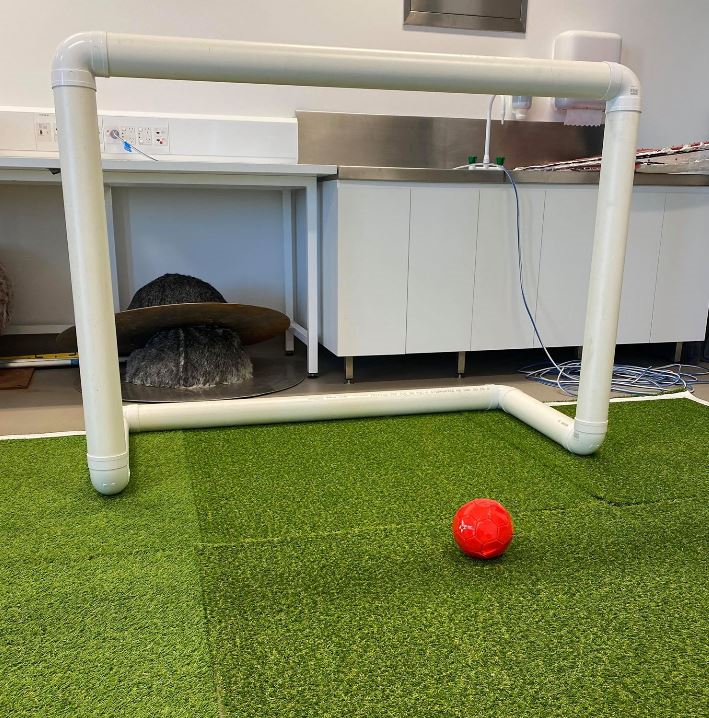
#> input picture red3.png, 709 x 718 px, found by its file name
$ python main.py
#> lines starting #> are read from the running program, lines starting #| are printed output that depends on the picture; after the words box and inside, x2 and y2 are one past the last pixel; in counts of white or black regions, pixels touching at a corner belong together
"""
This program is used to apply Hough Transform on various images
to fine-tune the parameters of the Hough Circle Function.
Best parameters for test_gray: minDist=1000, param1=1, param2=1
Best parameter for red3: minDist=1, param1=50, param2=18
Best parameters to fit any image: minDist=1000, param1=1, param2=1 (accuracy decreases)
"""

# import the necessary packages
import cv2
import numpy as np

# define the lower and upper boundaries of the "red"
lower = (0, 100, 80)
upper = (10, 255, 255)

# read the file
original_img = cv2.imread('red3.png')
#> original_img is the input picture: shape (718, 709, 3); mean B, G, R 101.1, 137, 132.4
cv2.imshow('Inputted Image', original_img)

# blur and convert to HSV
blur = cv2.GaussianBlur(original_img, (11, 11), 0)
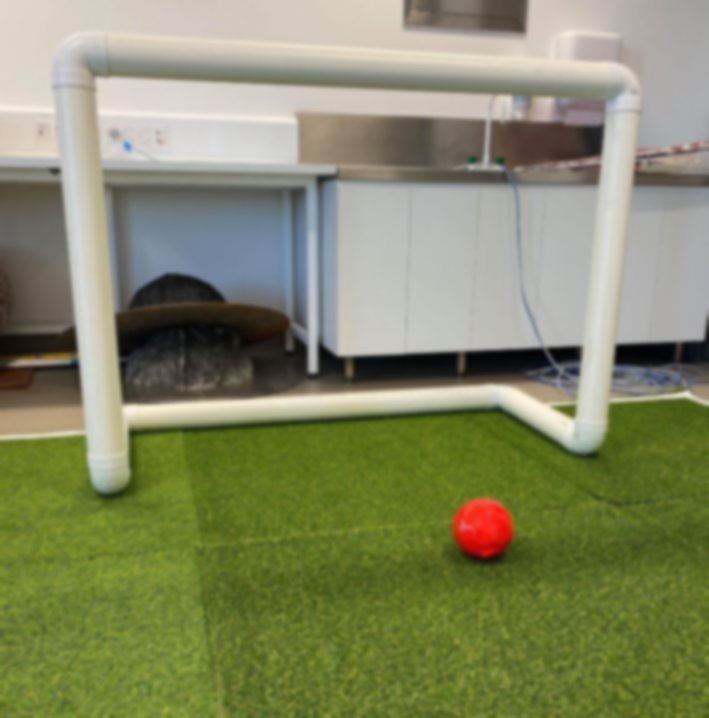
#> blur: shape (718, 709, 3); mean B, G, R 101.1, 137, 132.4
hsv = cv2.cvtColor(blur, cv2.COLOR_BGR2HSV)
#> hsv: shape (718, 709, 3); mean H, S, V 38, 89.6, 141.6

# construct a mask for colour, perform erosion & dilation
mask = cv2.inRange(hsv, lower, upper)
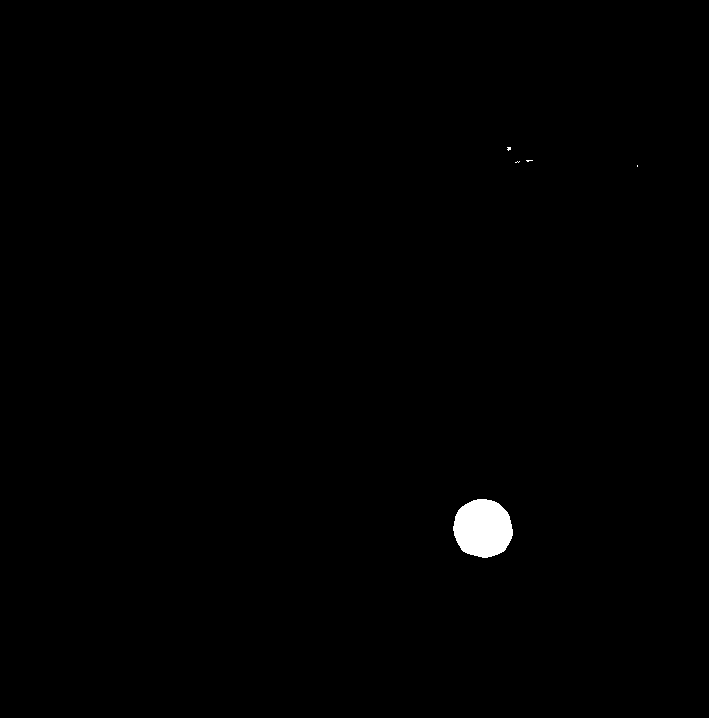
#> mask: shape (718, 709); 0.55% white; 5 white regions (4 under 20 px), largest, box (x1, y1, x2, y2) and area: (453, 499, 513, 558) 2761
mask = cv2.erode(mask, None, iterations=2)
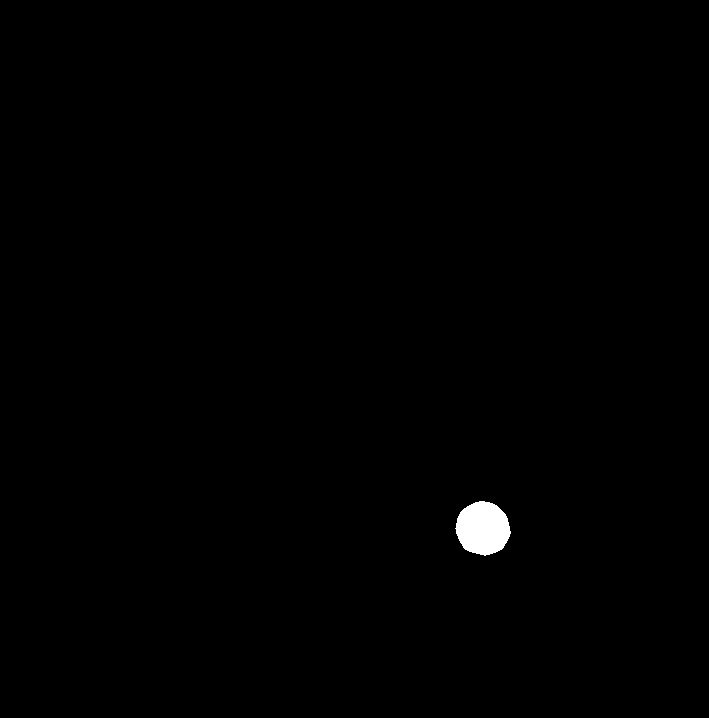
#> mask: shape (718, 709); 0.45% white; 1 white region, box (x1, y1, x2, y2) and area: (455, 501, 511, 556) 2301
mask = cv2.dilate(mask, None, iterations=2)
#> mask: shape (718, 709); 0.54% white; 1 white region, box (x1, y1, x2, y2) and area: (453, 499, 513, 558) 2761
cv2.imshow('mask', mask)

# Perform Hough Transform
circles = cv2.HoughCircles(mask, cv2.HOUGH_GRADIENT, dp= 1, minDist=1000,
                           param1=1, param2=1, minRadius=0, maxRadius=0)
#> circles = [[481.5, 528.5, 30.3]]

# Draw a circle for each circle detected by Hough Transform
for i in circles[0,:]:
    # draw the outer circle
    cv2.circle(original_img,(i[0],i[1]),i[2],(0,255,0),2)
    # draw the center of the circle
    cv2.circle(original_img,(i[0],i[1]),2,(255,255,255),3)
#> this loop made 1 pass
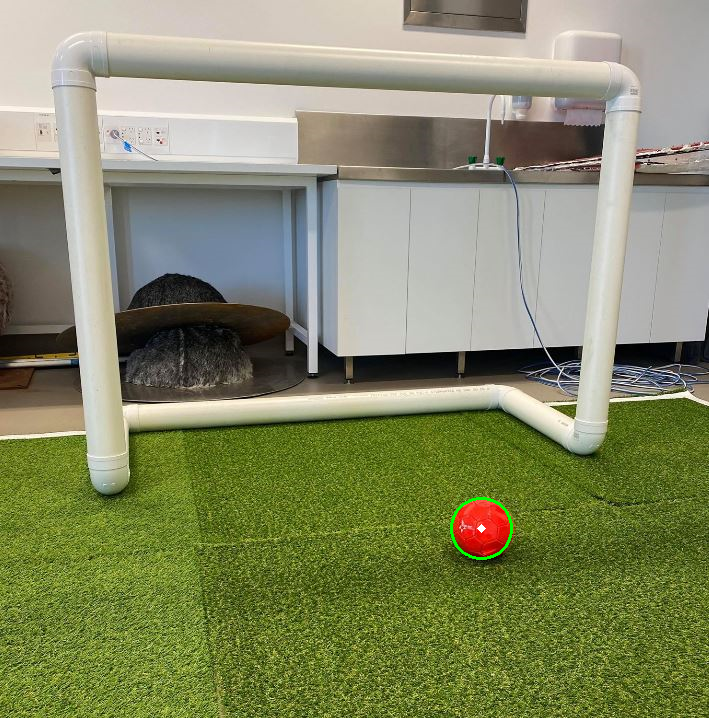
#> original_img: shape (718, 709, 3); 0.12% of pixels changed, all inside (x1, y1, x2, y2) = (450, 497, 513, 560)

# Display Circle Found
cv2.imshow('Hough Transform', original_img)

cv2.waitKey(0)
cv2.destroyAllWindows()
